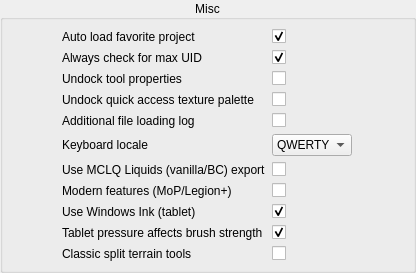
           <widget class="QGroupBox" name="groupBox_8">
            <property name="title">
             <string>Misc</string>
            </property>
            <property name="alignment">
             <set>Qt::AlignCenter</set>
            </property>
            <layout class="QVBoxLayout" name="verticalLayout_32">
             <property name="leftMargin">
              <number>9</number>
             </property>
             <property name="topMargin">
              <number>9</number>
             </property>
             <property name="bottomMargin">
              <number>9</number>
             </property>
             <item>
              <layout class="QHBoxLayout" name="horizontalLayout_9">
               <property name="leftMargin">
                <number>10</number>
               </property>
               <property name="rightMargin">
                <number>10</number>
               </property>
               <property name="bottomMargin">
                <number>0</number>
               </property>
               <item>
                <spacer name="horizontalSpacer_2">
                 <property name="orientation">
                  <enum>Qt::Horizontal</enum>
                 </property>
                 <property name="sizeHint" stdset="0">
                  <size>
                   <width>40</width>
                   <height>20</height>
                  </size>
                 </property>
                </spacer>
               </item>
               <item>
                <layout class="QFormLayout" name="formLayout">
                 <property name="sizeConstraint">
                  <enum>QLayout::SetDefaultConstraint</enum>
                 </property>
                 <property name="labelAlignment">
                  <set>Qt::AlignLeading|Qt::AlignLeft|Qt::AlignVCenter</set>
                 </property>
                 <property name="formAlignment">
                  <set>Qt::AlignLeading|Qt::AlignLeft|Qt::AlignTop</set>
                 </property>
                 <property name="bottomMargin">
                  <number>0</number>
                 </property>
                 <item row="1" column="0">
                  <widget class="QLabel" name="label_39">
                   <property name="minimumSize">
                    <size>
                     <width>200</width>
                     <height>0</height>
                    </size>
                   </property>
                   <property name="text">
                    <string>Always check for max UID</string>
                   </property>
                  </widget>
                 </item>
                 <item row="1" column="1">
                  <widget class="QCheckBox" name="_uid_cb">
                   <property name="text">
                    <string/>
                   </property>
                   <property name="checked">
                    <bool>true</bool>
                   </property>
                  </widget>
                 </item>
                 <item row="2" column="0">
                  <widget class="QLabel" name="label_41">
                   <property name="minimumSize">
                    <size>
                     <width>200</width>
                     <height>0</height>
                    </size>
                   </property>
                   <property name="text">
                    <string>Undock tool properties</string>
                   </property>
                  </widget>
                 </item>
                 <item row="2" column="1">
                  <widget class="QCheckBox" name="_undock_tool_properties">
                   <property name="text">
                    <string/>
                   </property>
                  </widget>
                 </item>
                 <item row="3" column="0">
                  <widget class="QLabel" name="label_42">
                   <property name="minimumSize">
                    <size>
                     <width>200</width>
                     <height>0</height>
                    </size>
                   </property>
                   <property name="text">
                    <string>Undock quick access texture palette</string>
                   </property>
                  </widget>
                 </item>
                 <item row="3" column="1">
                  <widget class="QCheckBox" name="_undock_small_texture_palette">
                   <property name="text">
                    <string/>
                   </property>
                  </widget>
                 </item>
                 <item row="4" column="0">
                  <widget class="QLabel" name="label_43">
                   <property name="minimumSize">
                    <size>
                     <width>200</width>
                     <height>0</height>
                    </size>
                   </property>
                   <property name="text">
                    <string>Additional file loading log</string>
                   </property>
                  </widget>
                 </item>
                 <item row="4" column="1">
                  <widget class="QCheckBox" name="_additional_file_loading_log">
                   <property name="text">
                    <string/>
                   </property>
                  </widget>
                 </item>
                 <item row="5" column="0">
                  <widget class="QLabel" name="label_8">
                   <property name="minimumSize">
                    <size>
                     <width>134</width>
                     <height>0</height>
                    </size>
                   </property>
                   <property name="text">
                    <string>Keyboard locale</string>
                   </property>
                  </widget>
                 </item>
                 <item row="5" column="1">
                  <widget class="QComboBox" name="_keyboard_locale">
                   <property name="minimumSize">
                    <size>
                     <width>0</width>
                     <height>0</height>
                    </size>
                   </property>
                   <property name="maximumSize">
                    <size>
                     <width>80</width>
                     <height>16777215</height>
                    </size>
                   </property>
                   <item>
                    <property name="text">
                     <string>QWERTY</string>
                    </property>
                   </item>
                   <item>
                    <property name="text">
                     <string>AZERTY</string>
                    </property>
                   </item>
                  </widget>
                 </item>
                 <item row="6" column="0">
                  <widget class="QLabel" name="label_16">
                   <property name="text">
                    <string>Use MCLQ Liquids (vanilla/BC) export</string>
                   </property>
                  </widget>
                 </item>
                 <item row="6" column="1">
                  <widget class="QCheckBox" name="_use_mclq_liquids_export">
                   <property name="enabled">
                    <bool>true</bool>
                   </property>
                   <property name="text">
                    <string/>
                   </property>
                  </widget>
                 </item>
                 <item row="7" column="0">
                  <widget class="QLabel" name="label_44">
                   <property name="minimumSize">
                    <size>
                     <width>200</width>
                     <height>0</height>
                    </size>
                   </property>
                   <property name="toolTip">
                    <string>Requires restart. This will enable modern features added in expansions after WotLK. This enables height texturing and WMO scaling. Some features may require additional tools.</string>
                   </property>
                   <property name="text">
                    <string>Modern features (MoP/Legion+)</string>
                   </property>
                  </widget>
                 </item>
                 <item row="7" column="1">
                  <widget class="QCheckBox" name="_modern_features">
                   <property name="text">
                    <string/>
                   </property>
                  </widget>
                 </item>
                <item row="8" column="0">
                 <widget class="QLabel" name="label_use_windows_ink">
                  <property name="minimumSize">
                   <size>
                    <width>200</width>
                    <height>0</height>
                   </size>
                  </property>
                  <property name="toolTip">
                   <string>Requires restart. When enabled, Qt uses Windows Ink for tablet input (better compatibility for many modern pen devices). When disabled, Qt uses WinTab.</string>
                  </property>
                  <property name="text">
                   <string>Use Windows Ink (tablet)</string>
                  </property>
                 </widget>
                </item>
                <item row="8" column="1">
                 <widget class="QCheckBox" name="_use_windows_ink">
                  <property name="text">
                   <string/>
                  </property>
                  <property name="checked">
                   <bool>true</bool>
                  </property>
                 </widget>
                </item>
                <item row="9" column="0">
                 <widget class="QLabel" name="label_tablet_pressure_strength">
                  <property name="minimumSize">
                   <size>
                    <width>200</width>
                    <height>0</height>
                   </size>
                  </property>
                  <property name="toolTip">
                   <string>When a pen tablet is active, brush strength is scaled by pen pressure (0..1).</string>
                  </property>
                  <property name="text">
                   <string>Tablet pressure affects brush strength</string>
                  </property>
                 </widget>
                </item>
                <item row="9" column="1">
                 <widget class="QCheckBox" name="_tablet_pressure_strength">
                  <property name="text">
                   <string/>
                  </property>
                  <property name="checked">
                   <bool>true</bool>
                  </property>
                 </widget>
                </item>
                <item row="10" column="0">
                 <widget class="QLabel" name="label_classic_split_terrain">
                  <property name="minimumSize">
                   <size>
                    <width>200</width>
                    <height>0</height>
                   </size>
                  </property>
                  <property name="toolTip">
                   <string>Requires reloading the map. Shows separate Raise/Lower and Flatten/Blur toolbar tools instead of the unified terrain tool.</string>
                  </property>
                  <property name="text">
                   <string>Classic split terrain tools</string>
                  </property>
                 </widget>
                </item>
                <item row="10" column="1">
                 <widget class="QCheckBox" name="_classic_split_terrain_tools">
                  <property name="text">
                   <string/>
                  </property>
                 </widget>
                </item>
                 <item row="0" column="0">
                  <widget class="QLabel" name="label_12">
                   <property name="minimumSize">
                    <size>
                     <width>200</width>
                     <height>0</height>
                    </size>
                   </property>
                   <property name="text">
                    <string>Auto load favorite project</string>
                   </property>
                  </widget>
                 </item>
                 <item row="0" column="1">
                  <widget class="QCheckBox" name="_load_fav_cb">
                   <property name="text">
                    <string/>
                   </property>
                   <property name="checked">
                    <bool>true</bool>
                   </property>
                  </widget>
                 </item>
                </layout>
               </item>
               <item>
                <spacer name="horizontalSpacer_3">
                 <property name="orientation">
                  <enum>Qt::Horizontal</enum>
                 </property>
                 <property name="sizeHint" stdset="0">
                  <size>
                   <width>40</width>
                   <height>20</height>
                  </size>
                 </property>
                </spacer>
               </item>
              </layout>
             </item>
            </layout>
           </widget>
